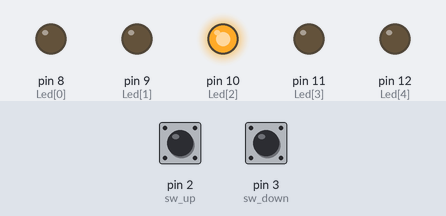
Bench run of a sketch on a simulated Arduino Uno, built with avr-gcc and run on an emulated ATmega328P. On the bench: output pins drawn as LEDs (lit = HIGH). Dashed ring = blinking. The inputs (shaded band) are chosen by the test bench; at power-on: pin 2 (sw_up) HIGH, pin 3 (sw_down) LOW.

Above: at 1.2 s.
1.3 s: pin 2 (sw_up) pulled LOW for 3.2 s
At 5.0 s:
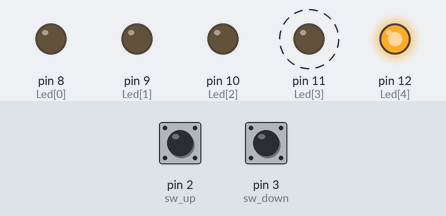
6.0 s: pin 2 (sw_up) pulled LOW for 0.15 s
At 6.3 s:
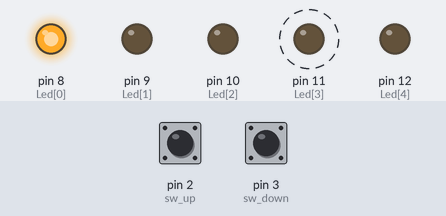
7.6 s: pin 2 (sw_up) pulled LOW for 1 s
At 8.0 s:
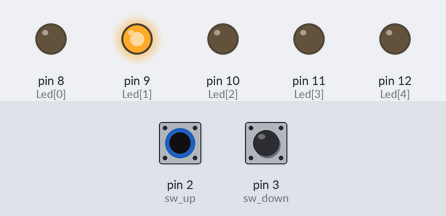
Timing chart, 0 to 10.6 s (numbered marks = the images above; inputs shaded):
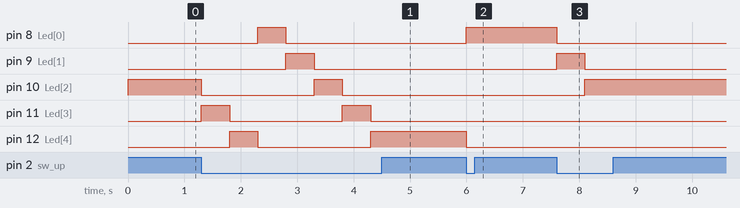

The sketch:

lab2-1.ino
```cpp
// 按上拉電阻的Button時，LED向左一顆亮；按下拉電阻的Button時，LED向右邊一顆亮。
const int Led[5] = {8, 9, 10, 11, 12};  //LED
const int sw_up = 2;                    //按鈕1
const int sw_down = 3;                  //按鈕2
int pos = 2;                            //初始亮LED位置

void setup() {
    for (int i = 0; i < 5; i++) {
        pinMode(Led[i], OUTPUT);    //設OUTPUT腳位
        digitalWrite(Led[i], LOW);  //初始化關閉LED
    }
    digitalWrite(Led[2], HIGH);
    pinMode(sw_up, INPUT_PULLUP);  //內建上拉電阻
    pinMode(sw_down, INPUT);       //下拉電阻(需由使用者自行硬體實踐)
}

void loop() {
    bool swstate_up = digitalRead(sw_up);
    bool swstate_down = digitalRead(sw_down);

    if (swstate_up == LOW) {
        digitalWrite(Led[pos], LOW);
        pos = (pos == 4) ? 0 : pos + 1;  //三元運算符 ans = (condtion)?true : flase
        digitalWrite(Led[pos], HIGH);
        delay(500);
    } else if (swstate_down == HIGH) {
        digitalWrite(Led[pos], LOW);
        pos = (pos == 0) ? 4 : pos - 1;
        digitalWrite(Led[pos], HIGH);
        delay(500);
    }
}
```

Measured:
- after the input at 1.3 s, pin 8 (Led[0]): LOW → HIGH after 1.0 s, → LOW 0.50 s later; pin 9 (Led[1]): LOW → HIGH after 1.5 s, → LOW 0.50 s later
- after the input at 6.0 s, pin 8 (Led[0]): LOW → HIGH at once; pin 12 (Led[4]): HIGH → LOW at once
- after the input at 7.6 s, pin 8 (Led[0]): HIGH → LOW at once; pin 9 (Led[1]): LOW → HIGH at once, → LOW 0.50 s later; pin 10 (Led[2]): LOW → HIGH after 0.50 s
